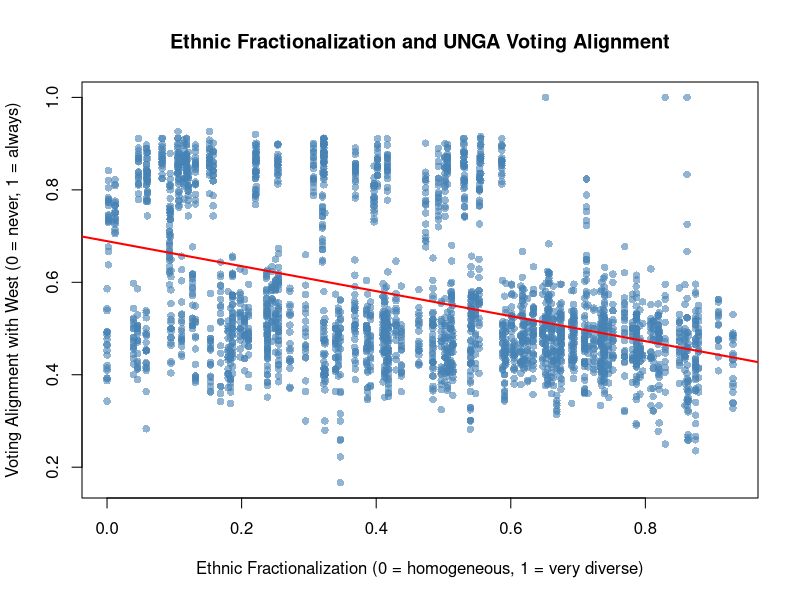

Write R code to recreate this figure.
library(tidyverse)
final_data <- read.csv("final_dataset.csv")

# bivariate analysis/correlation test
cor_result <- cor.test(~ al_ethnic2000 + unga_alignment, data = final_data)
#print(cor_result)
sink("correlation_output.txt")
print(cor_result)
sink()

# scatterplot with regression line
png("scatterplot.png", width = 900, height = 600, res = 100)

plot(unga_alignment ~ al_ethnic2000, data = final_data,
    xlab = "Ethnic Fractionalization (0 = homogeneous, 1 = very diverse)",
    ylab = "Voting Alignment with West (0 = never, 1 = always)",
    main = "Ethnic Fractionalization and UNGA Voting Alignment",
    pch  = 16,
    col  = adjustcolor("steelblue", alpha = 0.6)) # gradient/transparency for better visibility

abline(lm(unga_alignment ~ al_ethnic2000, data = final_data), col = "red", lwd = 2) # regression line
dev.off()

# inclusion of all variables in the model
model <- lm(unga_alignment ~ al_ethnic2000 + p_polity2 + log_gdp + log_pop, data = final_data)
summary(model)

# saving regression as text and printing to console (for prototyping)
sink("regression_output.txt")
print(summary(model))
sink()

# case study (Japan and Nigeria)
nigeria <- filter(final_data, ccodealp == "NGA")
japan <- filter(final_data, ccodealp == "JPN")

sink("case_study_output.txt")
print(summary(nigeria))
print(summary(japan))
sink()
